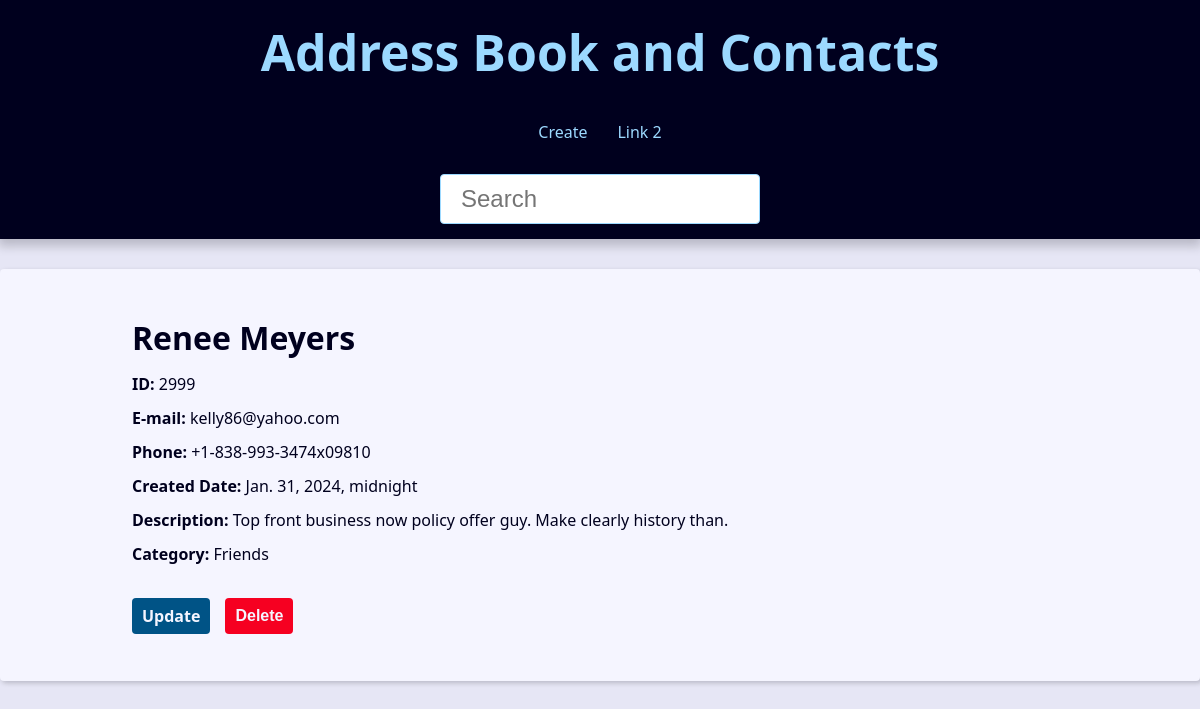
/contact/2999/, run on the app's committed database.
### contact/models.py (models this page shows, shortened)
class Contact(models.Model):
    first_name = models.CharField(max_length=50)
    last_name = models.CharField(max_length=50, blank=True)
    phone = models.CharField(max_length=50)
    email = models.EmailField(max_length=254, blank=True)
    created_date = models.DateTimeField(default=timezone.now)
    description = models.TextField(blank=True)
    show = models.BooleanField(default=True)
    picture = models.ImageField(blank=True, upload_to='pictures/%Y/%m/')
    category = models.ForeignKey(
        Category,
        on_delete=models.SET_NULL,
        blank=True, null=True
    )
    owner = models.ForeignKey(
        User,
        on_delete=models.SET_NULL,
        blank=True, null=True
    )

class Category(models.Model):
    class Meta:
        verbose_name = 'Category'
        verbose_name_plural = 'Categories'
    name = models.CharField(max_length=50)

### contact/views/contact_views.py (the view)
# urls.py: path('contact/<int:contact_id>/', views.contact, name='contact'),
def contact(request, contact_id):
    single_contact = get_object_or_404(
        Contact, pk=contact_id, show=True
    )
    site_title = f'{single_contact.first_name} {single_contact.last_name} - '
    context = {
        'contact': single_contact,
        'site_title': site_title
    }
    return render(
        request,
        'contact/contact.html',
        context
    )

### contact/templates/contact/contact.html (shortened to what this page needs)
{% extends 'global/base.html' %}
{% block content %}
  <div class="single-contact">
    <h1 class="single-contact-name">
      {{ contact.first_name }} {{ contact.last_name }}
    </h1>
    <p><b>ID:</b> {{ contact.id }}</p>
    <p><b>E-mail:</b> {{ contact.email }}</p>
    <p><b>Phone:</b> {{ contact.phone }}</p>
    <p><b>Created Date:</b> {{ contact.created_date }}</p>
    <p><b>Description:</b> {{ contact.description }}</p>
    <p><b>Category:</b> {{ contact.category.name }}</p>
    <div class="contact-links">
      <a class="btn btn-link" href="{% url 'contact:update' contact.id %}">Update</a>
      <form action="{% url 'contact:delete' contact.id %}" method="POST">
        {% if confirmation == 'no' %}
          <input type="hidden" name="confirmation" value="yes">
          <button class="btn btn-link btn-delete" type="submit">Confirm?</button>
        {% else %}
          <button class="btn btn-link btn-delete" type="submit">Delete</button>
        {% endif %}
      </form>
    </div>
  </div>
{% endblock content %}

### base_static/global/css/style.css (style rules this page uses)
:root { --spacing: 1.5rem; --link-dark-color: rgb(0, 83, 134); --link-light-color: rgb(156, 217, 255); --clr-white: rgb(245, 245, 255); --clr-black: rgb(0, 0, 30); --clr-light-gray: rgb(230, 230, 245); --clr-dark-shadow-5: rgba(0, 0, 10, 5%); --clr-dark-shadow-10: rgba(0, 0, 10, 10%); --clr-dark-shadow-20: rgba(0, 0, 10, 20%); --clr-light-shadow-5: rgba(200, 200, 255, 5%); --clr-light-shadow-10: rgba(200, 200, 255, 10%); --clr-light-shadow-20: rgba(200, 200, 255, 20%); --main-page-width: 120rem; --table-min-width: 60rem; --biggest-font-size: 5rem; --bigger-font-size: 4rem; --big-font-size: 3.2rem; --medium-font-size: 2.4rem; --small-font-size: 1.6rem; --smaller-font-size: 1.4rem; --smallest-font-size: 1.2rem; --transition-fast: 300ms; --transition-medium: 600ms; --transition-slow: 1s; --default-border-radius: 4px; }
*, *::before, *::after { margin: 0; padding: 0; box-sizing: border-box; }
html { font-size: 62.5%; }
body { font-family: system-ui, -apple-system, BlinkMacSystemFont, 'Segoe UI', Roboto, Oxygen, Ubuntu, Cantarell, 'Open Sans', 'Helvetica Neue', sans-serif; line-height: 1.5; font-size: var(--small-font-size); color: var(--clr-black); -webkit-font-smoothing: antialiased; background: var(--clr-light-gray); }
@media (min-width: 600px) { .single-contact { max-width: 80%; margin: calc(var(--spacing) * 2) auto; } }
.single-contact h1 { margin: 1rem 0; }
.single-contact p { margin: 1rem 0; }
.btn { background-color: var(--link-dark-color); color: var(--clr-white); font-weight: bold; border: none; padding: 1rem 2rem; border-radius: var(--default-border-radius); cursor: pointer; transition: filter var(--transition-fast) ease-in-out; }
.contact-links { margin-block: calc(var(--small-font-size) * 2); display: flex; align-items: center; gap: 0 var(--spacing); }
.btn-link { font-size: var(--small-font-size); text-decoration: none; font-weight: bold; padding: 1rem; display: block; line-height: var(--small-font-size); }
.btn-delete { background: rgb(246, 0, 33); }

### data on the page
Contact: first_name "Renee", last_name "Meyers", id "2999", email "kelly86@yahoo.com", phone "+1-838-993-3474x09810", created_date "Jan. 31, 2024, midnight", description "Top front business now policy offer guy. Make clearly history than.", category.name "Friends"
